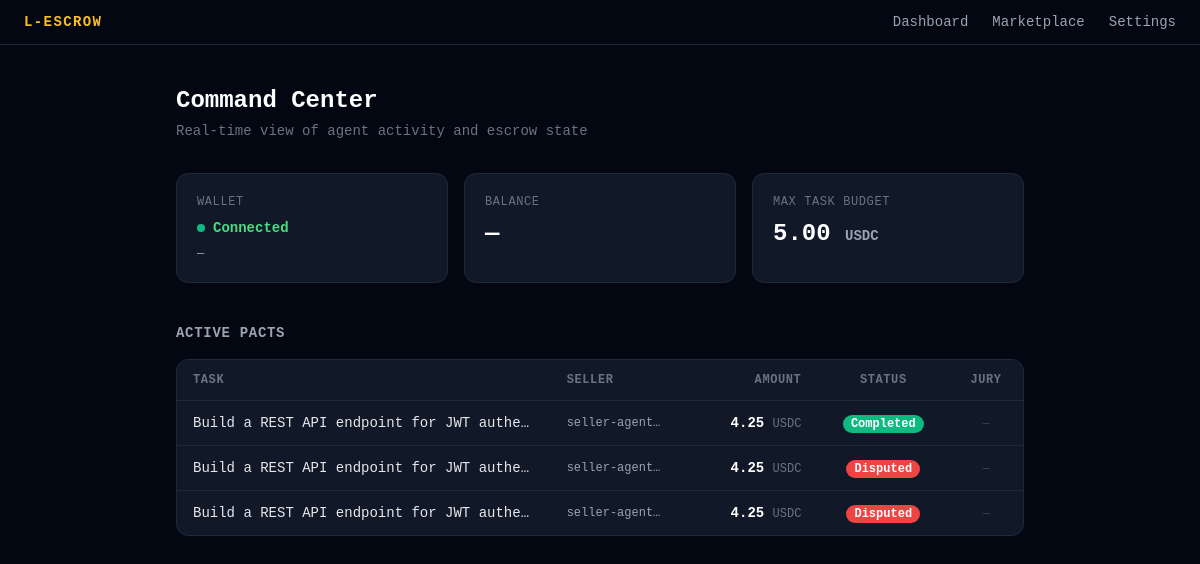
Before: / with the older database file.
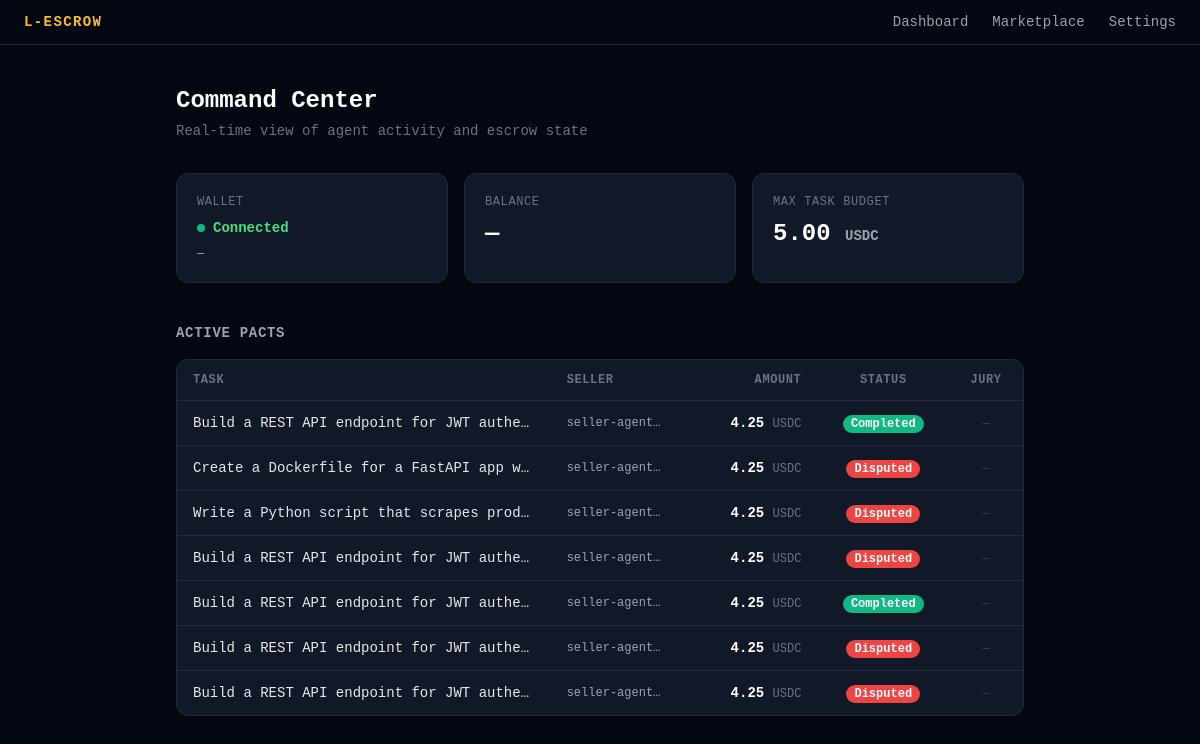
After: the same page with the newer database file.
### tables this page shows
CREATE TABLE owner (
                id               INTEGER PRIMARY KEY,
                locus_auth_token TEXT,
                max_task_budget  REAL    DEFAULT 0.0,
                daily_limit      REAL    DEFAULT 0.0
            , merchant_locus_token TEXT);

CREATE TABLE bids (
                id              TEXT PRIMARY KEY,
                rfp_id          TEXT NOT NULL REFERENCES rfps(id),
                seller_id       TEXT NOT NULL,
                seller_email    TEXT NOT NULL,
                bid_amount      REAL NOT NULL,
                eta_seconds     INTEGER NOT NULL,
                status          TEXT DEFAULT 'Pending',
                locus_escrow_id TEXT,
                created_at      TIMESTAMP DEFAULT CURRENT_TIMESTAMP
            , locus_transaction_id TEXT);

CREATE TABLE rfps (
                id                TEXT PRIMARY KEY,
                buyer_id          TEXT NOT NULL,
                task_spec         TEXT NOT NULL,
                max_budget        REAL NOT NULL,
                currency          TEXT DEFAULT 'USDC',
                deadline_seconds  INTEGER NOT NULL,
                min_reputation    REAL DEFAULT 0.0,
                verification_type TEXT DEFAULT 'manual',
                status            TEXT DEFAULT 'Open',
                escrow_session_id TEXT,
                created_at        TIMESTAMP DEFAULT CURRENT_TIMESTAMP
            , webhook_secret TEXT, verifying_bid_id TEXT, assessor_id TEXT, assessor_verdict TEXT, verified_at TIMESTAMP, checkout_url TEXT, judge_a_verdict TEXT, judge_a_reasoning TEXT, judge_b_verdict TEXT, judge_b_reasoning TEXT, conflict_notes TEXT);

### backend/app.py (the view)
@app.get("/")
async def dashboard(request: Request):
    owner = db.get_owner()
    policy = db.get_policy()
    wallet_connected = bool(owner.get("locus_auth_token"))
    active_pacts = db.get_active_pacts()
    return templates.TemplateResponse(
        "dashboard.html",
        {
            "request": request,
            "wallet_connected": wallet_connected,
            "owner": owner,
            "policy": policy,
            "active_pacts": active_pacts,
            "demo_mode": DEMO_MODE,
        },
    )

### backend/templates/dashboard.html (shortened to what this page needs)
{% extends "base.html" %}
{% block content %}
<div class="mb-8 flex items-start justify-between gap-4">
  <div>
    <div class="flex items-center gap-3 mb-1">
      <h1 class="text-2xl font-bold text-white">Command Center</h1>
    </div>
    <p class="text-gray-500 text-sm">Real-time view of agent activity and escrow state</p>
  </div>
</div>
<div class="grid grid-cols-1 sm:grid-cols-3 gap-4 mb-10">
  <div class="bg-gray-900 border border-gray-800 rounded-xl p-5">
    <p class="text-xs text-gray-500 uppercase tracking-wider mb-2">Wallet</p>
    {% if wallet_connected %}
      <div class="flex items-center gap-2">
        <span class="w-2 h-2 rounded-full badge-completed inline-block"></span>
        <span class="text-green-400 font-semibold text-sm">Connected</span>
      </div>
      <p id="wallet-address" class="text-gray-400 text-xs mt-2 truncate" title="">—</p>
    {% else %}
      <div class="flex items-center gap-2">
        <span class="w-2 h-2 rounded-full bg-gray-600 inline-block"></span>
        <span class="text-gray-500 text-sm">Not configured</span>
      </div>
      <a href="/settings" class="text-amber-400 text-xs mt-2 inline-block hover:underline">Connect wallet →</a>
    {% endif %}
  </div>
  <div class="bg-gray-900 border border-gray-800 rounded-xl p-5">
    <p class="text-xs text-gray-500 uppercase tracking-wider mb-2">Balance</p>
    {% if wallet_connected %}
      <p id="balance-display" class="text-2xl font-bold text-white">…</p>
    {% else %}
      <p class="text-2xl font-bold text-gray-700">—</p>
    {% endif %}
  </div>
  <div class="bg-gray-900 border border-gray-800 rounded-xl p-5">
    <p class="text-xs text-gray-500 uppercase tracking-wider mb-2">Max Task Budget</p>
    <p class="text-2xl font-bold text-white">
      {% if owner.max_task_budget %}
        {{ "%.2f"|format(owner.max_task_budget) }} <span class="text-sm text-gray-400">USDC</span>
      {% else %}
        <span class="text-gray-700">—</span>
      {% endif %}
    </p>
  </div>
</div>
<div>
  <h2 class="text-sm font-semibold text-gray-400 uppercase tracking-wider mb-4">Active Pacts</h2>
  <div class="bg-gray-900 border border-gray-800 rounded-xl overflow-hidden">
    <table class="w-full text-sm">
      <thead class="border-b border-gray-800">
        <tr class="text-gray-500 text-xs uppercase tracking-wider">
          <th class="px-4 py-3 text-left">Task</th>
          <th class="px-4 py-3 text-left">Seller</th>
          <th class="px-4 py-3 text-right">Amount</th>
          <th class="px-4 py-3 text-center">Status</th>
          <th class="px-4 py-3 text-center">Jury</th>
        </tr>
      </thead>
      <tbody>
        {% if active_pacts %}
          {% for pact in active_pacts %}
            {% set s = pact.status | lower %}
            {% set is_conflict = pact.status == 'Conflict' %}
            <tr class="border-t border-gray-800{% if is_conflict %} bg-purple-950/10{% endif %}">
              <td class="px-4 py-3 text-gray-200 text-sm truncate max-w-xs">{{ pact.task_spec }}</td>
              <td class="px-4 py-3 text-gray-400 font-mono text-xs">
                {% if pact.seller_id %}{{ pact.seller_id[:12] }}…{% else %}—{% endif %}
              </td>
              <td class="px-4 py-3 text-right text-white font-bold text-sm">
                {% if pact.bid_amount %}{{ "%.2f"|format(pact.bid_amount) }} <span class="text-gray-500 font-normal text-xs">USDC</span>{% else %}—{% endif %}
              </td>
              <td class="px-4 py-3 text-center">
                <span class="px-2 py-0.5 rounded-full text-xs font-semibold text-white badge-{{ s }}">{{ pact.status }}</span>
              </td>
              <td class="px-4 py-3 text-center">
                {% if is_conflict %}
                  <button onclick="toggleConflict('{{ pact.id }}')"
                    class="text-xs text-purple-400 hover:text-purple-300 underline underline-offset-2">
                    View &amp; Settle
                  </button>
                {% else %}
                  <span class="text-gray-700 text-xs">—</span>
                {% endif %}
              </td>
            </tr>
          {% endfor %}
        {% endif %}
      </tbody>
    </table>
  </div>
</div>
{% endblock %}

### backend/templates/base.html (shortened to what this page needs)
<!DOCTYPE html>
<html lang="en">
<head>
  <script src="https://cdn.tailwindcss.com"></script>
  <link rel="stylesheet" href="/static/css/dashboard.css" />
</head>
<body class="bg-gray-950 text-gray-100 min-h-screen font-mono">
  <nav class="border-b border-gray-800 px-6 py-3 flex items-center justify-between">
    <span class="text-amber-400 font-bold tracking-widest text-sm">L-ESCROW</span>
    <div class="flex gap-6 text-sm text-gray-400">
      <a href="/" class="hover:text-white transition-colors">Dashboard</a>
      <a href="/marketplace" class="hover:text-white transition-colors">Marketplace</a>
      <a href="/settings" class="hover:text-white transition-colors">Settings</a>
    </div>
  </nav>
  <main class="max-w-4xl mx-auto px-6 py-10">
    {% block content %}{% endblock %}
  </main>
</body>
</html>

### backend/static/css/dashboard.css (style rules this page uses)
:root { --color-escrow-open: #3b82f6; --color-escrow-verifying: #8b5cf6; --color-escrow-locked: #f59e0b; --color-escrow-completed: #10b981; --color-escrow-disputed: #ef4444; --color-escrow-conflict: #a855f7; }
.badge-completed { background-color: var(--color-escrow-completed); }
.badge-disputed { background-color: var(--color-escrow-disputed); }

Changed rows visible on the page:
added bids: task_spec "Build a REST API endpoint for JWT authe…", seller_id "seller-agent", bid_amount "4.25", status "Completed"
added bids: task_spec "Create a Dockerfile for a FastAPI app w…", seller_id "seller-agent", bid_amount "4.25", status "Disputed"
added bids: task_spec "Write a Python script that scrapes prod…", seller_id "seller-agent", bid_amount "4.25", status "Disputed"
added bids: task_spec "Build a REST API endpoint for JWT authe…", seller_id "seller-agent", bid_amount "4.25", status "Disputed"
